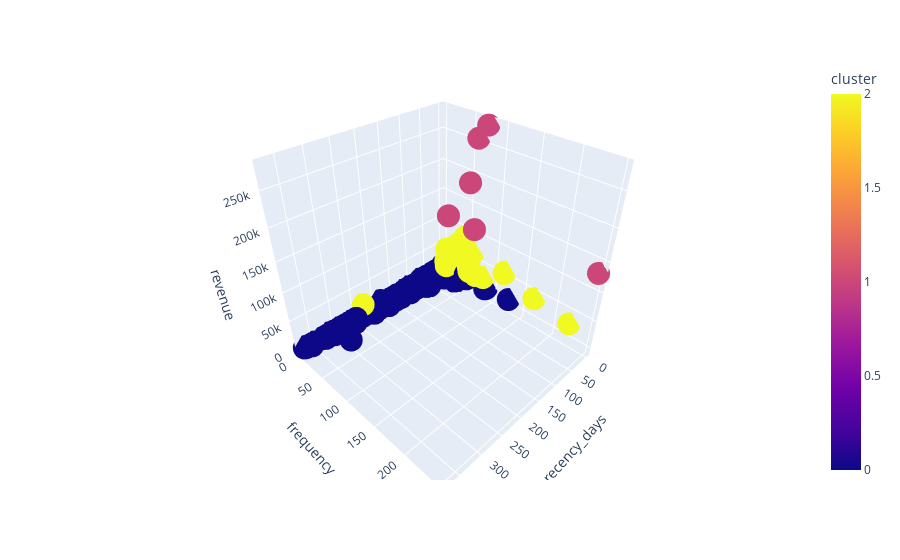

Source (notebook cell):
### Markdown cell above
### Visualization Inspection

### Code cell
fig = px.scatter_3d(df3, x='recency_days', y='frequency', z='revenue', color='cluster')
fig.show()

### Figure 1 — Plotly figure (JSON) as saved in the notebook; plotly's stock layout.template omitted (floating-point values rounded to 4 significant figures; data arrays with more than 128 entries replaced by an {"elided": "..."} marker saying what was removed)
{"data": [{"hovertemplate": "recency_days=%{x}<br>frequency=%{y}<br>revenue=%{z}<br>cluster=%{marker.color}<extra></extra>", "legendgroup": "", "marker": {"color": {"elided": "4372 int values"}, "coloraxis": "coloraxis", "symbol": "circle"}, "mode": "markers", "name": "", "scene": "scene", "showlegend": false, "type": "scatter3d", "x": {"elided": "4372 int values"}, "y": {"elided": "4372 int values"}, "z": {"elided": "4372 float values"}}], "layout": {"coloraxis": {"colorbar": {"title": {"text": "cluster"}}, "colorscale": [[0, "#0d0887"], [0.1111, "#46039f"], [0.2222, "#7201a8"], [0.3333, "#9c179e"], [0.4444, "#bd3786"], [0.5556, "#d8576b"], [0.6667, "#ed7953"], [0.7778, "#fb9f3a"], [0.8889, "#fdca26"], [1, "#f0f921"]]}, "legend": {"tracegroupgap": 0}, "margin": {"t": 60}, "scene": {"domain": {"x": [0, 1], "y": [0, 1]}, "xaxis": {"title": {"text": "recency_days"}}, "yaxis": {"title": {"text": "frequency"}}, "zaxis": {"title": {"text": "revenue"}}}}}
